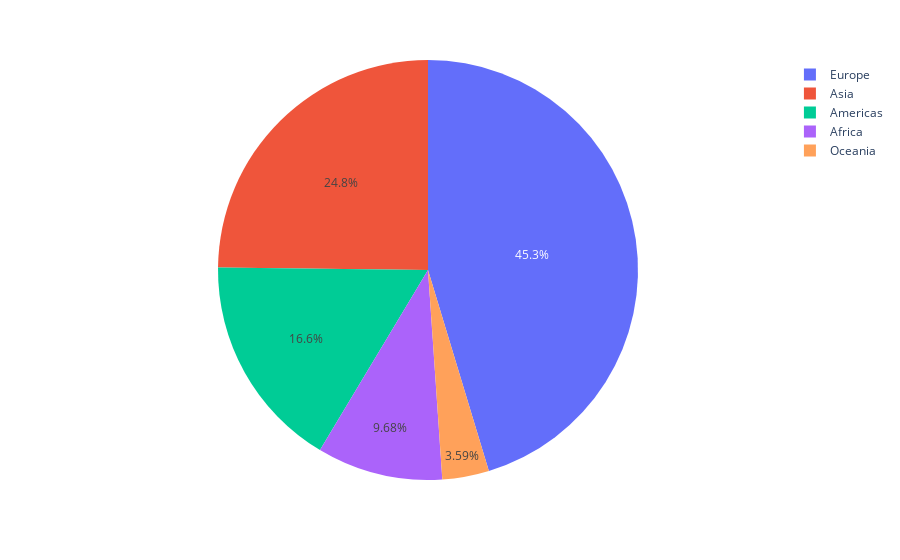

Notebook cell for this chart:
### Code cell
# Main Pie plot 
fig3 = px.pie(data_frame = df, 
        values = "gdp_cap",
        names = "continent")

fig3.show()

### Figure 1 — Plotly figure (JSON) as saved in the notebook; plotly's stock layout.template omitted (floating-point values rounded to 4 significant figures; data arrays with more than 128 entries replaced by an {"elided": "..."} marker saying what was removed)
{"data": [{"domain": {"x": [0, 1], "y": [0, 1]}, "hovertemplate": "continent=%{label}<br>gdp_cap=%{value}<extra></extra>", "labels": {"elided": "142 str values"}, "legendgroup": "", "name": "", "showlegend": true, "type": "pie", "values": {"elided": "142 float values"}}], "layout": {"legend": {"tracegroupgap": 0}, "margin": {"t": 60}}}
